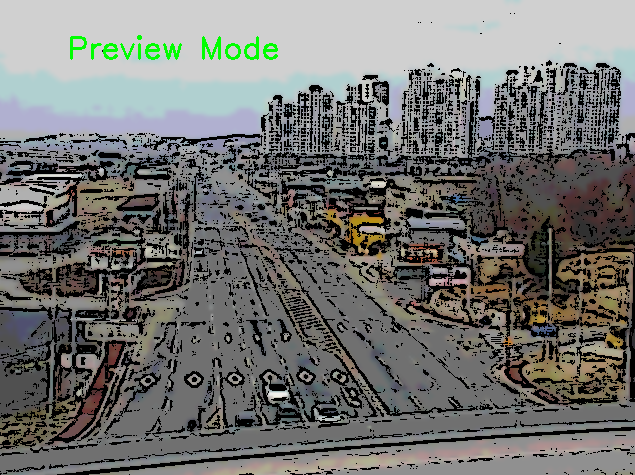
#> input picture images/CartoonMode.PNG, 635 x 475 px
$ python -i Cartoon_recorder.py   (imports and definitions only)
#> lines starting #> are read from the running program, lines starting #| are printed output that depends on the picture; after the words box and inside, x2 and y2 are one past the last pixel; in counts of white or black regions, pixels touching at a corner belong together
#> further down, picture is the input picture: shape (475, 635, 3); mean B, G, R 111.3, 113.9, 113.4
import cv2
import numpy as np
import os
from datetime import datetime
import random
import math
import argparse


def cartoon_filter(frame):
    # 1. 이미지 크기 축소
    height, width = frame.shape[:2]
#> height = 475; width = 635
    small = cv2.resize(frame, (width // 2, height // 2))
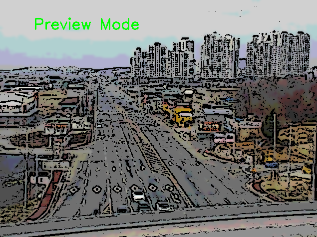
#> small: shape (237, 317, 3); mean B, G, R 111.2, 113.7, 113.2

    # 2. 색상 감소
    small = small // 32 * 32 + 16

    # 3. 양방향 필터로 스무딩 처리
    smooth = cv2.bilateralFilter(small, d=5, sigmaColor=75, sigmaSpace=75)
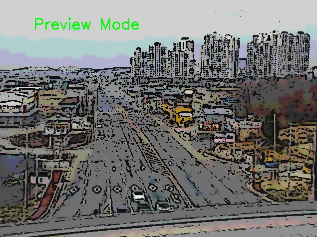
#> smooth: shape (237, 317, 3); mean B, G, R 113.6, 116, 115.8

    # 4. 원본 크기로 복원
    smooth = cv2.resize(smooth, (width, height))
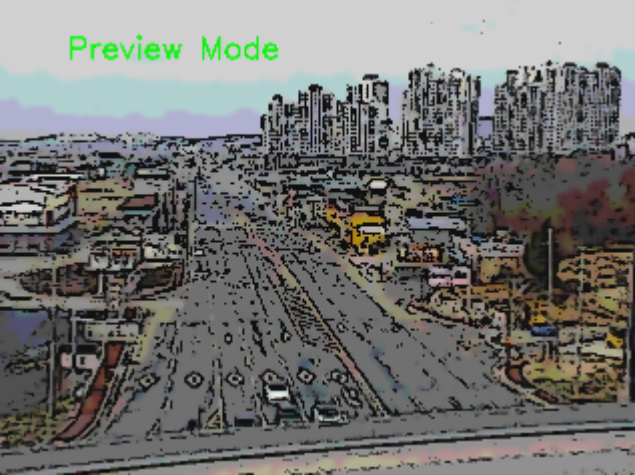
#> smooth: shape (475, 635, 3); mean B, G, R 113.5, 115.9, 115.7

    # 5. 엣지 검출
    gray = cv2.cvtColor(frame, cv2.COLOR_BGR2GRAY)
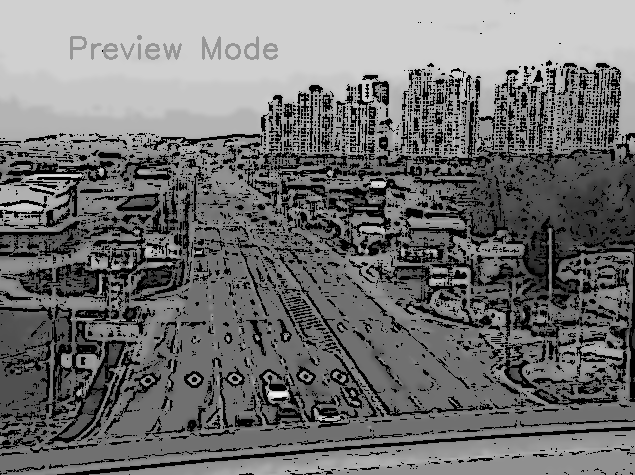
#> gray: shape (475, 635); min 0, max 240, mean 113.5
    blur = cv2.medianBlur(gray, 5)
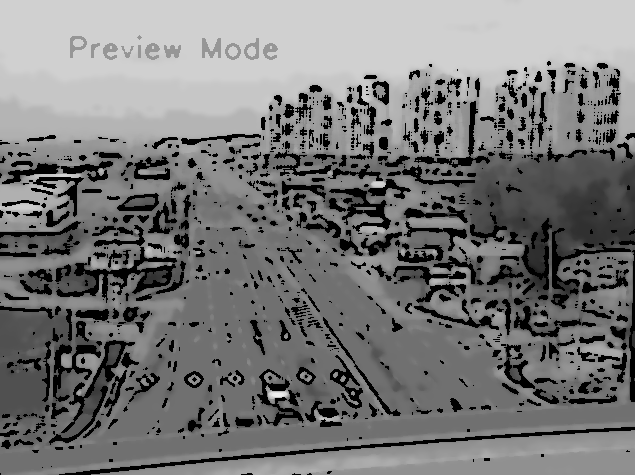
#> blur: shape (475, 635); min 0, max 239, mean 120.3
    edges = cv2.adaptiveThreshold(
        blur, 255, cv2.ADAPTIVE_THRESH_GAUSSIAN_C, cv2.THRESH_BINARY, blockSize=9, C=2
    )
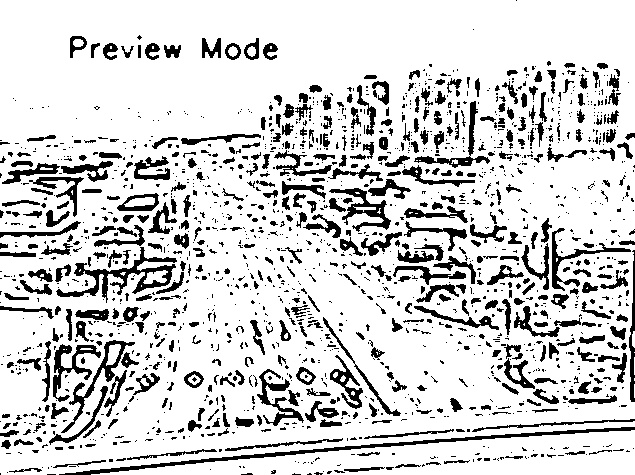
#> edges: shape (475, 635); 82.6% white; 1722 black regions (1273 under 20 px), largest, box (x1, y1, x2, y2) and area: (59, 427, 635, 475) 1982, (56, 247, 177, 303) 1568, (61, 340, 135, 433) 820

    # 6. 최종 합성
    edges = cv2.cvtColor(edges, cv2.COLOR_GRAY2BGR)
    cartoon = cv2.bitwise_and(smooth, edges)
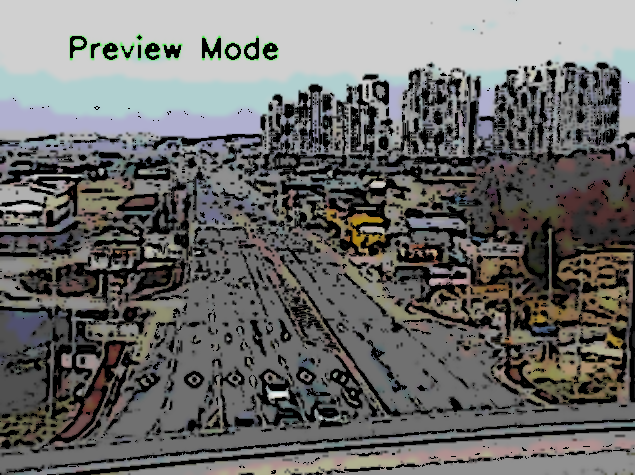
#> cartoon: shape (475, 635, 3); mean B, G, R 105.4, 106.9, 107.2

    return cartoon


class Particle:
    # [93 lines left out: functions __init__, reset, update, draw, not called in this run]


class ParticleSystem:
    # [199 lines left out: functions __init__, initialize_particles, update_and_draw, main, not called in this run]


# [2 lines not run here, left out]

>>> import cv2
>>> picture = cv2.imread('images/CartoonMode.PNG')
>>> result = cartoon_filter(picture)

$ run again, on images/RecordMode.PNG
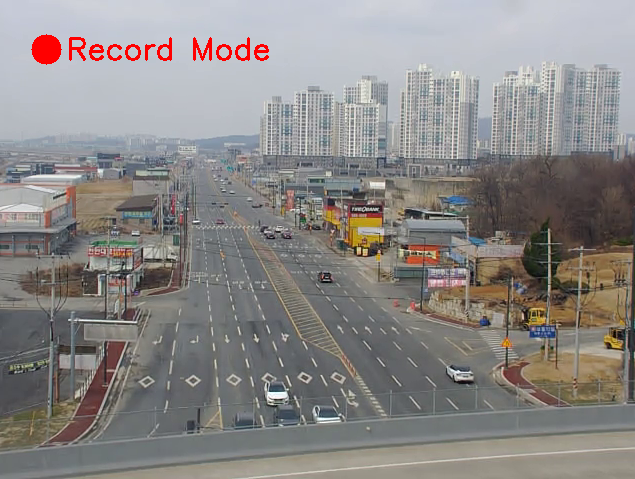
#> input picture images/RecordMode.PNG, 635 x 479 px
#> picture is the input picture: shape (479, 635, 3); mean B, G, R 134, 135.7, 139
#> in cartoon_filter, `edges = cv2.adaptiveThreshold( blur, 255, cv2.ADAPTIVE_THRESH_GAUSSIAN..`:
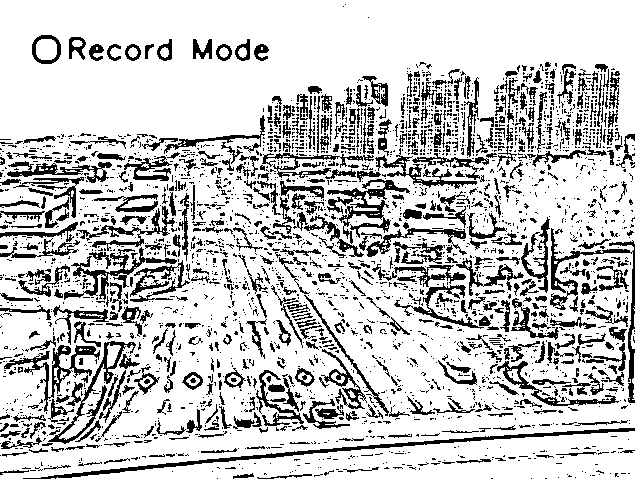
#> edges: shape (479, 635); 78.3% white; 2840 black regions (2280 under 20 px), largest, box (x1, y1, x2, y2) and area: (23, 428, 635, 479) 2128, (550, 228, 635, 403) 1494, (327, 179, 410, 244) 1416
#> in cartoon_filter, `cartoon = cv2.bitwise_and(smooth, edges)`:
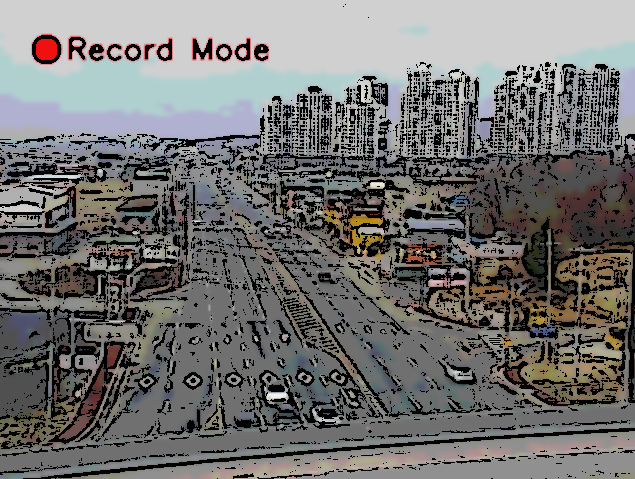
#> cartoon: shape (479, 635, 3); mean B, G, R 111, 112.5, 113.4
